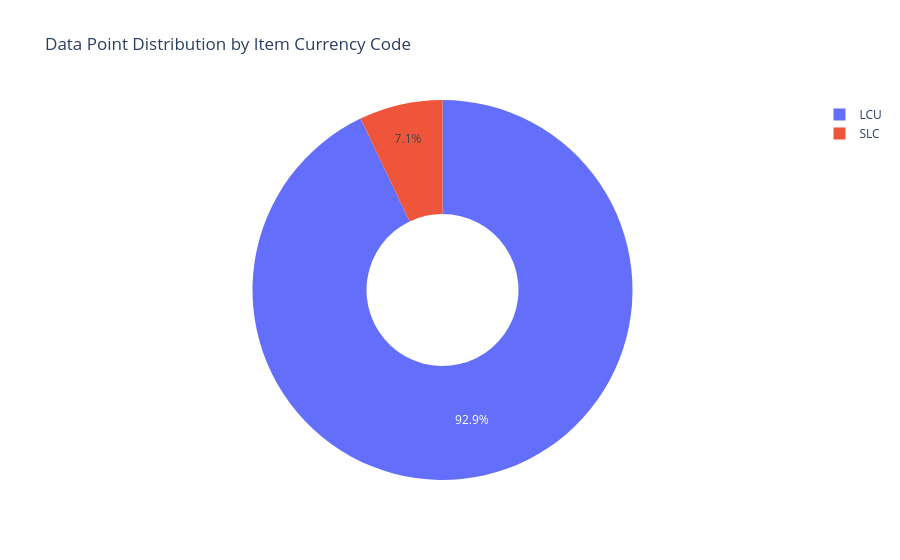

Source (notebook cell):
### Code cell
fig3 = px.pie(
    df,
    names="Item Code",
    title="Data Point Distribution by Item Currency Code",
    hole=0.4,  # Turns it into a clean donut chart
)
fig3.show()
fig3.write_html("graph3.html")

### Figure 1 — Plotly figure (JSON) as saved in the notebook; plotly's stock layout.template omitted (floating-point values rounded to 4 significant figures; data arrays with more than 128 entries replaced by an {"elided": "..."} marker saying what was removed)
{"data": [{"domain": {"x": [0, 1], "y": [0, 1]}, "hole": 0.4, "hovertemplate": "Item Code=%{label}<extra></extra>", "labels": {"elided": "746 str values"}, "legendgroup": "", "name": "", "showlegend": true, "type": "pie"}], "layout": {"legend": {"tracegroupgap": 0}, "title": {"text": "Data Point Distribution by Item Currency Code"}}}
